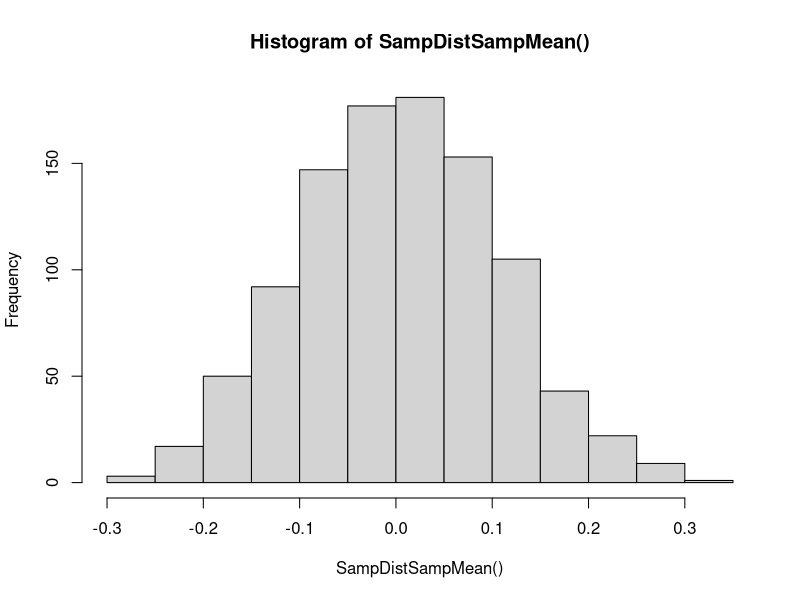

The R source for this figure:

SampDistSampMean = function(n = 100, simulations = 1000, Dist = "Norm", mean = 0, sd = 1)
{
  xbar_holder = numeric(simulations)
  TheSample = numeric(n)
  
  for(i in 1:simulations)     # for loop to make "simulation" number of xbars
  {
    if(Dist == "Norm") TheSample = rnorm(n,mean,sd)
    if(Dist == "Uni")  TheSample = runif(n)
    if(Dist == "Exp") TheSample = rexp(n)
    
    sampMean = mean(TheSample)  
    
    xbar_holder[i] = sampMean
    
  }
  return(xbar_holder)   # we want to return the "simulation" number of xbars. 
}

hist(SampDistSampMean())

